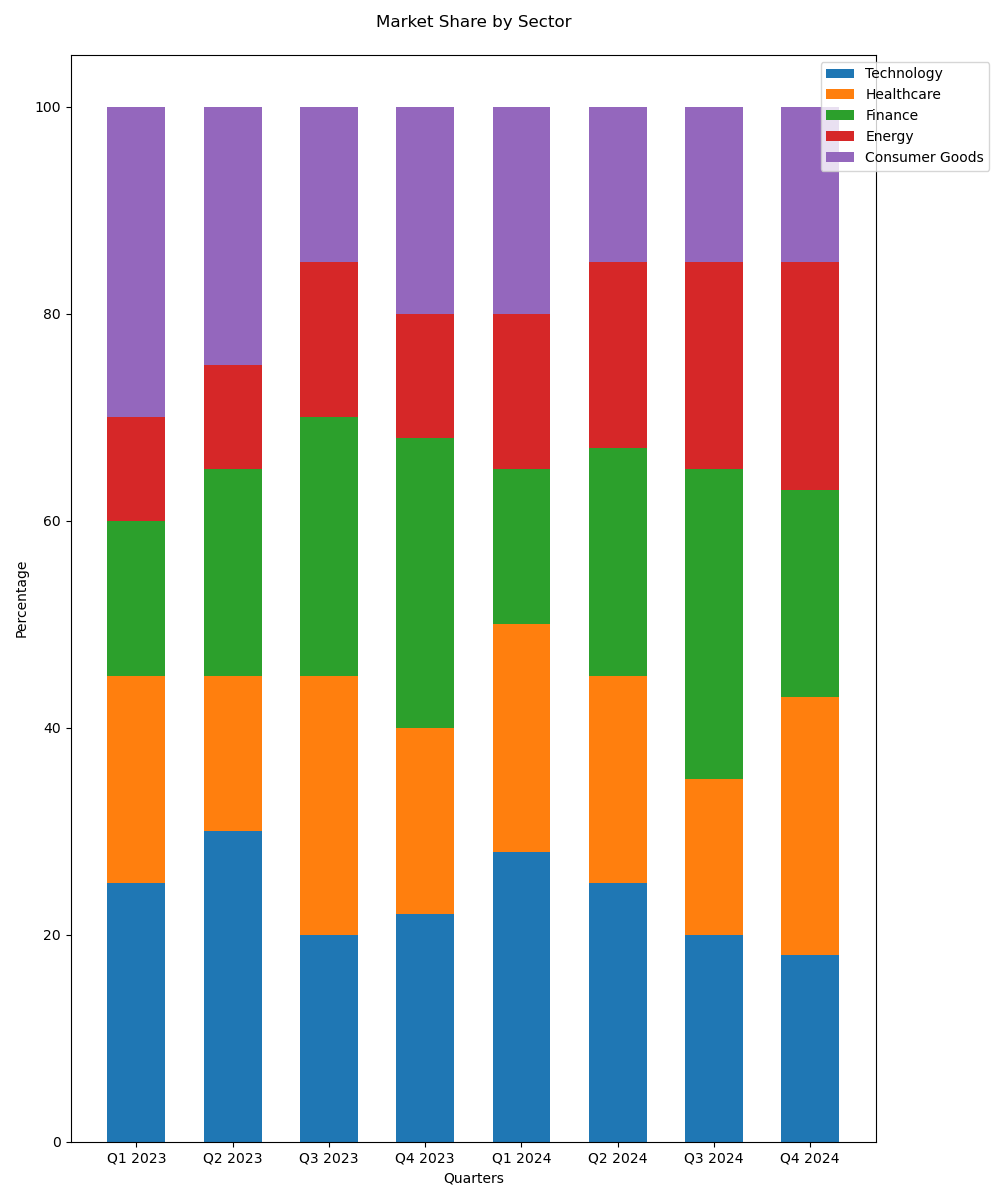

Here is the Python script that generated this plot:

import matplotlib.pyplot as plt
import numpy as np

# Data
sectors = ['Q1 2023', 'Q2 2023', 'Q3 2023', 'Q4 2023', 'Q1 2024', 'Q2 2024', 'Q3 2024', 'Q4 2024']
categories = ['Technology', 'Healthcare', 'Finance', 'Energy', 'Consumer Goods']
data = np.array([
    [25, 20, 15, 10, 30],
    [30, 15, 20, 10, 25],
    [20, 25, 25, 15, 15],
    [22, 18, 28, 12, 20],
    [28, 22, 15, 15, 20],
    [25, 20, 22, 18, 15],
    [20, 15, 30, 20, 15],
    [18, 25, 20, 22, 15]
])

# Plotting
fig, ax = plt.subplots(figsize=(10, 12))
bar_width = 0.6

# Colors
colors = ['#1f77b4', '#ff7f0e', '#2ca02c', '#d62728', '#9467bd']

# Create stacked bar chart
bottoms = np.zeros(len(sectors))
for i in range(data.shape[1]):
    ax.bar(sectors, data[:, i], bottom=bottoms, width=bar_width, color=colors[i], label=categories[i])
    bottoms += data[:, i]

# Add legend
ax.legend(loc='upper right', bbox_to_anchor=(1.15, 1))

# Add title and labels
ax.set_title('Market Share by Sector', pad=20)
ax.set_ylabel('Percentage')
ax.set_xlabel('Quarters')

# Show plot
plt.tight_layout()
plt.show()
